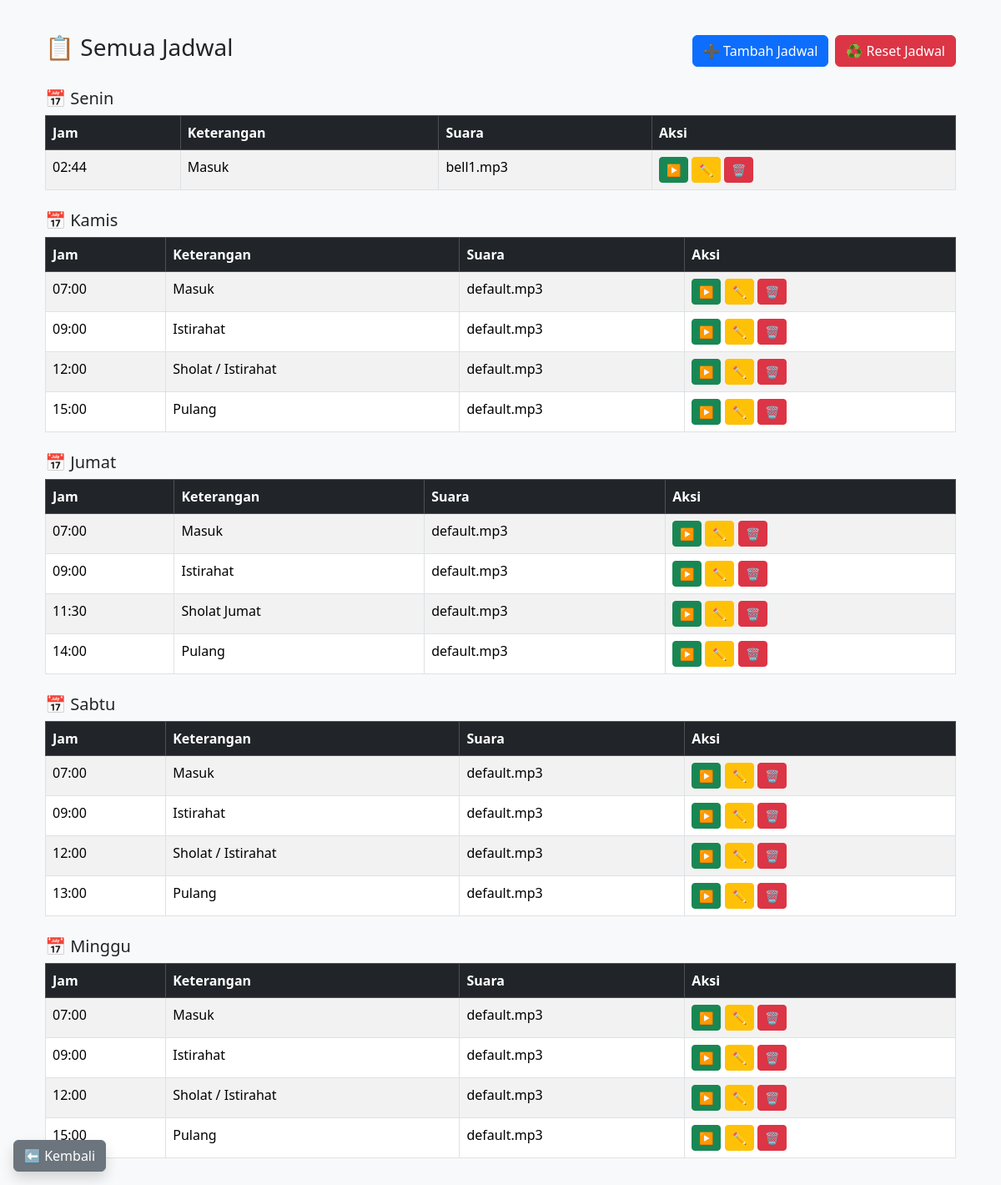
Page /schedules on the committed database.
### tables this page shows
CREATE TABLE schedules (
    id INTEGER PRIMARY KEY AUTOINCREMENT,
    day TEXT NOT NULL,
    time TEXT NOT NULL,
    label TEXT,
    sound TEXT
, is_playing INTEGER DEFAULT 0, source TEXT DEFAULT 'default');

### app.py (the view)
@app.route("/schedules")
def schedules_page():
    schedules = get_schedules()
    sound_files = os.listdir(SOUND_FOLDER)
    return render_template("schedules.html", schedules=schedules, sound_files=sound_files)

### app.py (called while the page is built)
def get_schedules(day=None):
    with sqlite3.connect(DB_NAME) as conn:
        conn.row_factory = sqlite3.Row
        if day:
            return conn.execute("SELECT * FROM schedules WHERE day=? ORDER BY time", (day,)).fetchall()
        else:
            return conn.execute("SELECT * FROM schedules ORDER BY day, time").fetchall()

### templates/schedules.html (shortened to what this page needs)
{% extends "base.html" %}
{% block content %}
<div class="container mt-4">
  <div class="d-flex justify-content-between align-items-center mb-3">
    <h3>📋 Semua Jadwal</h3>
    <div class="d-flex gap-2">
      <button class="btn btn-primary" onclick="openAddModal()">➕ Tambah Jadwal</button>
      <button class="btn btn-danger" onclick="openResetModal()">♻️ Reset Jadwal</button>
    </div>
  </div>
  {% set days = ["Senin","Selasa","Rabu","Kamis","Jumat","Sabtu","Minggu"] %}
  {% for d in days %}
    {% set filtered = schedules | selectattr("day", "equalto", d) | list %}
    {% if filtered %}
      <h5 class="mt-4">📅 {{ d }}</h5>
      <table class="table table-bordered table-striped" data-day="{{ d }}">
        <thead class="table-dark">
          <tr>
            <th>Jam</th>
            <th>Keterangan</th>
            <th>Suara</th>
            <th>Aksi</th>
          </tr>
        </thead>
        <tbody>
          {% for s in filtered %}
          <tr id="row-{{ s.id }}">
            <td>{{ s.time }}</td>
            <td>{{ s.label }}</td>
            <td>{{ s.sound }}</td>
            <td>
              <button id="btn-{{ s.id }}" class="btn btn-success btn-sm" onclick="toggleSound({{ s.id }})">▶️</button>
              <button class="btn btn-warning btn-sm" onclick="openEditModal({{ s.id }}, '{{ s.day }}')">✏️</button>
              <button class="btn btn-danger btn-sm" onclick="openDeleteModal({{ s.id }}, '{{ s.label }}')">🗑️</button>
            </td>
          </tr>
          {% endfor %}
        </tbody>
      </table>
    {% endif %}
  {% endfor %}
  <div class="mt-3">
    <a href="{{ url_for('settings') }}"
       class="btn btn-secondary position-fixed bottom-0 start-0 m-3 shadow">
      ⬅️ Kembali
    </a>
  </div>
</div>
{% endblock %}

### rows in the picture
schedules: time "02:44", label "Masuk", sound "bell1.mp3"
schedules: time "07:00", label "Masuk", sound "default.mp3"
schedules: time "09:00", label "Istirahat", sound "default.mp3"
schedules: time "12:00", label "Sholat / Istirahat", sound "default.mp3"
schedules: time "15:00", label "Pulang", sound "default.mp3"
schedules: day "Jumat" (drawn), time "07:00", label "Masuk", sound "default.mp3"
schedules: time "09:00", label "Istirahat", sound "default.mp3"
schedules: time "11:30", label "Sholat Jumat", sound "default.mp3"
schedules: time "14:00", label "Pulang", sound "default.mp3"
schedules: time "07:00", label "Masuk", sound "default.mp3"
schedules: time "09:00", label "Istirahat", sound "default.mp3"
schedules: time "12:00", label "Sholat / Istirahat", sound "default.mp3"
schedules: time "13:00", label "Pulang", sound "default.mp3"
schedules: time "07:00", label "Masuk", sound "default.mp3"
schedules: time "09:00", label "Istirahat", sound "default.mp3"
schedules: time "12:00", label "Sholat / Istirahat", sound "default.mp3"
schedules: time "15:00", label "Pulang", sound "default.mp3"

### other values in the picture
{{ d }} "Senin" "Kamis" "Jumat" "Sabtu" "Minggu"
